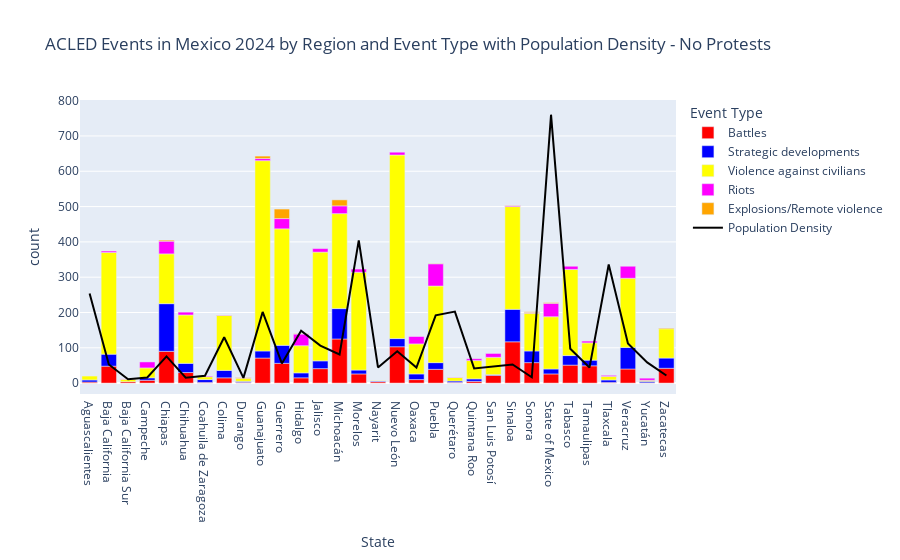

Notebook source saved alongside this figure:
### Code cell
chart_data(mexico_noMC[mexico_noMC["event_type"] != "Protests"], "- No Protests")

### Figure 1 — Plotly figure (JSON) as saved in the notebook; plotly's stock layout.template omitted (floating-point values rounded to 4 significant figures; data arrays with more than 128 entries replaced by an {"elided": "..."} marker saying what was removed)
{"data": [{"alignmentgroup": "True", "hovertemplate": "Event Type=Battles<br>State=%{x}<br>count=%{y}<extra></extra>", "legendgroup": "Battles", "marker": {"color": "red", "pattern": {"shape": ""}}, "name": "Battles", "offsetgroup": "Battles", "orientation": "v", "showlegend": true, "textposition": "auto", "type": "bar", "x": ["Aguascalientes", "Baja California", "Baja California Sur", "Campeche", "Chiapas", "Chihuahua", "Coahuila de Zaragoza", "Colima", "Durango", "Guanajuato", "Guerrero", "Hidalgo", "Jalisco", "Michoacán", "Morelos", "Nayarit", "Nuevo León", "Oaxaca", "Puebla", "Querétaro", "Quintana Roo", "San Luis Potosí", "Sinaloa", "Sonora", "State of Mexico", "Tabasco", "Tamaulipas", "Tlaxcala", "Veracruz", "Yucatán", "Zacatecas"], "xaxis": "x", "y": [3, 48, 4, 8, 90, 30, 2, 15, 2, 71, 56, 15, 41, 125, 26, 4, 103, 10, 39, 2, 5, 22, 117, 58, 26, 51, 49, 2, 40, 1, 42], "yaxis": "y"}, {"alignmentgroup": "True", "hovertemplate": "Event Type=Strategic developments<br>State=%{x}<br>count=%{y}<extra></extra>", "legendgroup": "Strategic developments", "marker": {"color": "blue", "pattern": {"shape": ""}}, "name": "Strategic developments", "offsetgroup": "Strategic developments", "orientation": "v", "showlegend": true, "textposition": "auto", "type": "bar", "x": ["Aguascalientes", "Baja California", "Campeche", "Chiapas", "Chihuahua", "Coahuila de Zaragoza", "Colima", "Durango", "Guanajuato", "Guerrero", "Hidalgo", "Jalisco", "Michoacán", "Morelos", "Nayarit", "Nuevo León", "Oaxaca", "Puebla", "Querétaro", "Quintana Roo", "San Luis Potosí", "Sinaloa", "Sonora", "State of Mexico", "Tabasco", "Tamaulipas", "Tlaxcala", "Veracruz", "Yucatán", "Zacatecas"], "xaxis": "x", "y": [6, 34, 7, 135, 26, 8, 21, 3, 20, 51, 14, 22, 86, 11, 2, 23, 16, 19, 4, 7, 2, 92, 33, 14, 27, 16, 7, 61, 4, 29], "yaxis": "y"}, {"alignmentgroup": "True", "hovertemplate": "Event Type=Violence against civilians<br>State=%{x}<br>count=%{y}<extra></extra>", "legendgroup": "Violence against civilians", "marker": {"color": "yellow", "pattern": {"shape": ""}}, "name": "Violence against civilians", "offsetgroup": "Violence against civilians", "orientation": "v", "showlegend": true, "textposition": "auto", "type": "bar", "x": ["Aguascalientes", "Baja California", "Baja California Sur", "Campeche", "Chiapas", "Chihuahua", "Coahuila de Zaragoza", "Colima", "Durango", "Guanajuato", "Guerrero", "Hidalgo", "Jalisco", "Michoacán", "Morelos", "Nayarit", "Nuevo León", "Oaxaca", "Puebla", "Querétaro", "Quintana Roo", "San Luis Potosí", "Sinaloa", "Sonora", "State of Mexico", "Tabasco", "Tamaulipas", "Tlaxcala", "Veracruz", "Yucatán", "Zacatecas"], "xaxis": "x", "y": [11, 288, 7, 28, 141, 137, 8, 156, 9, 539, 330, 77, 308, 269, 277, 1, 520, 85, 217, 10, 52, 49, 291, 107, 148, 244, 49, 10, 196, 3, 83], "yaxis": "y"}, {"alignmentgroup": "True", "hovertemplate": "Event Type=Riots<br>State=%{x}<br>count=%{y}<extra></extra>", "legendgroup": "Riots", "marker": {"color": "magenta", "pattern": {"shape": ""}}, "name": "Riots", "offsetgroup": "Riots", "orientation": "v", "showlegend": true, "textposition": "auto", "type": "bar", "x": ["Baja California", "Baja California Sur", "Campeche", "Chiapas", "Chihuahua", "Coahuila de Zaragoza", "Colima", "Durango", "Guanajuato", "Guerrero", "Hidalgo", "Jalisco", "Michoacán", "Morelos", "Nuevo León", "Oaxaca", "Puebla", "Querétaro", "Quintana Roo", "San Luis Potosí", "Sinaloa", "Sonora", "State of Mexico", "Tabasco", "Tamaulipas", "Tlaxcala", "Veracruz", "Yucatán"], "xaxis": "x", "y": [4, 1, 17, 36, 8, 2, 1, 2, 6, 29, 33, 10, 22, 9, 8, 21, 63, 1, 5, 11, 3, 2, 38, 9, 5, 3, 34, 6], "yaxis": "y"}, {"alignmentgroup": "True", "hovertemplate": "Event Type=Explosions/Remote violence<br>State=%{x}<br>count=%{y}<extra></extra>", "legendgroup": "Explosions/Remote violence", "marker": {"color": "orange", "pattern": {"shape": ""}}, "name": "Explosions/Remote violence", "offsetgroup": "Explosions/Remote violence", "orientation": "v", "showlegend": true, "textposition": "auto", "type": "bar", "x": ["Chiapas", "Durango", "Guanajuato", "Guerrero", "Hidalgo", "Michoacán", "Puebla", "Sinaloa", "Sonora", "State of Mexico", "Zacatecas"], "xaxis": "x", "y": [3, 1, 7, 27, 1, 17, 1, 1, 2, 2, 2], "yaxis": "y"}, {"line": {"color": "black"}, "mode": "lines", "name": "Population Density", "type": "scatter", "x": {"elided": "131 str values"}, "y": {"elided": "131 float values"}}], "layout": {"barmode": "relative", "legend": {"title": {"text": "Event Type"}, "tracegroupgap": 0}, "title": {"text": "ACLED Events in Mexico 2024 by Region and Event Type with Population Density - No Protests"}, "xaxis": {"anchor": "y", "domain": [0, 1], "title": {"text": "State"}}, "yaxis": {"anchor": "x", "domain": [0, 1], "title": {"text": "count"}}}}
